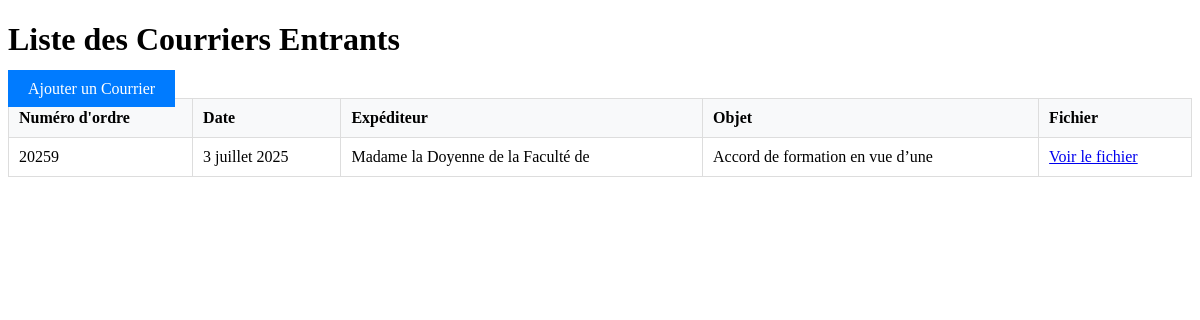
Page /courriers/list/ (signed in) on the committed database.
### courriers/models/courrier_entrant.py (models this page shows, shortened)
class CourrierEntrant(models.Model):
    date = models.DateField()
    expediteur = models.CharField(max_length=255)
    objet = models.TextField()
    num_ordre = models.CharField(max_length=50, unique=True)
    courrier_scanné = models.FileField(upload_to='courriers/entrants/')
    services = models.ManyToManyField('courriers.Service', blank=True, verbose_name="Services")  # Changé en ManyToMany
    email_sent = models.BooleanField(default=False, verbose_name="Email envoyé")

### courriers/views.py (the view)
# urls.py: path('list/', views.courrier_list, name='courrier_list'),  # Optional list view
@login_required
def courrier_list(request):
    courriers = CourrierEntrant.objects.all().order_by('-date')
    return render(request, 'courriers/courrier_list.html', {'courriers': courriers})

### courriers/context_processors.py (called while the page is built, shortened)
def dashboard_stats(request):
    return {}

### courriers/templates/courriers/courrier_list.html (shortened to what this page needs)
<!DOCTYPE html>
<html>
<head>
</head>
<body>
    <h1>Liste des Courriers Entrants</h1>
    <a href="{% url 'add_courrier' %}" class="add-btn">Ajouter un Courrier</a>
    <table>
        <thead>
            <tr>
                <th>Numéro d'ordre</th>
                <th>Date</th>
                <th>Expéditeur</th>
                <th>Objet</th>
                <th>Fichier</th>
            </tr>
        </thead>
        <tbody>
            {% for courrier in courriers %}
            <tr>
                <td>{{ courrier.num_ordre }}</td>
                <td>{{ courrier.date }}</td>
                <td>{{ courrier.expediteur }}</td>
                <td>{{ courrier.objet|truncatewords:10 }}</td>
                <td>
                    {% if courrier.courrier_scanné %}
                    <a href="{{ courrier.courrier_scanné.url }}" target="_blank">Voir le fichier</a>
                    {% endif %}
                </td>
            </tr>
            {% empty %}
            <tr>
                <td colspan="5">Aucun courrier enregistré</td>
            </tr>
            {% endfor %}
        </tbody>
    </table>
</body>
</html>

### courriers/templates/courriers/courrier_list.html (style rules this page uses)
table { width: 100%; border-collapse: collapse; }
th, td { padding: 10px; border: 1px solid #ddd; text-align: left; }
th { background-color: #f8f9fa; }
.add-btn { margin-bottom: 20px; padding: 10px 20px; background: #007bff; color: white; text-decoration: none; }

### rows in the picture
CourrierEntrant: num_ordre "20259", date "3 juillet 2025", expediteur "Madame la Doyenne de la Faculté de", objet "Accord de formation en vue d’une"
